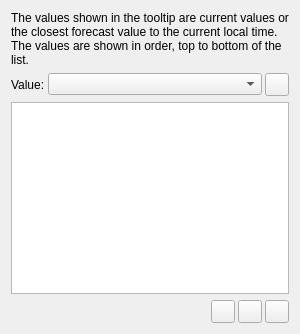
     <widget class="QWidget" name="tab_5">
      <attribute name="title">
       <string>Icon Tooltip</string>
      </attribute>
      <layout class="QVBoxLayout" name="verticalLayout_6" stretch="0,0,1,0">
       <item>
        <widget class="QLabel" name="label_23">
         <property name="text">
          <string>The values shown in the tooltip are current values or the closest forecast value to the current local time. The values are shown in order, top to bottom of the list.</string>
         </property>
         <property name="wordWrap">
          <bool>true</bool>
         </property>
        </widget>
       </item>
       <item>
        <layout class="QHBoxLayout" name="horizontalLayout_11" stretch="0,1,0">
         <property name="spacing">
          <number>3</number>
         </property>
         <item>
          <widget class="QLabel" name="label_29">
           <property name="text">
            <string>Value:</string>
           </property>
          </widget>
         </item>
         <item>
          <widget class="CustomComboBox" name="m_tooltipValueCombo">
           <property name="toolTip">
            <string>Value to add to the list.</string>
           </property>
          </widget>
         </item>
         <item>
          <widget class="QToolButton" name="m_tooltipAdd">
           <property name="sizePolicy">
            <sizepolicy hsizetype="Fixed" vsizetype="Fixed">
             <horstretch>0</horstretch>
             <verstretch>0</verstretch>
            </sizepolicy>
           </property>
           <property name="toolTip">
            <string>Add value to tooltip text</string>
           </property>
           <property name="text">
            <string/>
           </property>
           <property name="icon">
            <iconset resource="rsc/resources.qrc">
             <normaloff>:/TrayWeather/add.svg</normaloff>:/TrayWeather/add.svg</iconset>
           </property>
          </widget>
         </item>
        </layout>
       </item>
       <item>
        <widget class="QListWidget" name="m_tooltipList">
         <property name="sizePolicy">
          <sizepolicy hsizetype="Expanding" vsizetype="Expanding">
           <horstretch>0</horstretch>
           <verstretch>0</verstretch>
          </sizepolicy>
         </property>
         <property name="showDropIndicator" stdset="0">
          <bool>false</bool>
         </property>
        </widget>
       </item>
       <item>
        <layout class="QHBoxLayout" name="horizontalLayout_12" stretch="0,0,0,0">
         <property name="spacing">
          <number>3</number>
         </property>
         <item>
          <spacer name="horizontalSpacer_4">
           <property name="orientation">
            <enum>Qt::Horizontal</enum>
           </property>
           <property name="sizeHint" stdset="0">
            <size>
             <width>40</width>
             <height>20</height>
            </size>
           </property>
          </spacer>
         </item>
         <item>
          <widget class="QToolButton" name="m_tooltipUp">
           <property name="toolTip">
            <string>Move value up.</string>
           </property>
           <property name="text">
            <string/>
           </property>
           <property name="icon">
            <iconset resource="rsc/resources.qrc">
             <normaloff>:/TrayWeather/up.svg</normaloff>:/TrayWeather/up.svg</iconset>
           </property>
          </widget>
         </item>
         <item>
          <widget class="QToolButton" name="m_tooltipDown">
           <property name="toolTip">
            <string>Move value down.</string>
           </property>
           <property name="text">
            <string/>
           </property>
           <property name="icon">
            <iconset resource="rsc/resources.qrc">
             <normaloff>:/TrayWeather/down.svg</normaloff>:/TrayWeather/down.svg</iconset>
           </property>
          </widget>
         </item>
         <item>
          <widget class="QToolButton" name="m_tooltipDelete">
           <property name="toolTip">
            <string>Remove value from tooltip text</string>
           </property>
           <property name="text">
            <string/>
           </property>
           <property name="icon">
            <iconset resource="rsc/resources.qrc">
             <normaloff>:/TrayWeather/remove.svg</normaloff>:/TrayWeather/remove.svg</iconset>
           </property>
          </widget>
         </item>
        </layout>
       </item>
      </layout>
     </widget>
